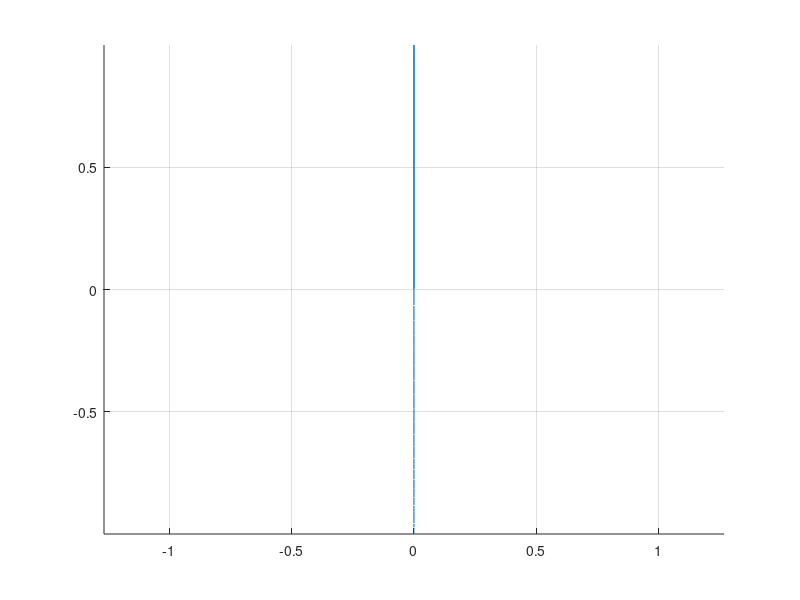

Source code (MATLAB):
close all; clear all; clc;

vector=[0; 0; 1];

angles=linspace(0,360,100);

rotatedVectors=zeros(3,length(angles));

for i=1:length(angles)
    rotatedVectors(:,i)=rotx(angles(i))*vector;
end

figure(1)
hold on
plot3(rotatedVectors(1,:),rotatedVectors(2,:),rotatedVectors(3,:));
axis equal;
%orginal vector is
plot3([0 0],[0 0],[0 vector(3)],'r');
grid on;
hold off;